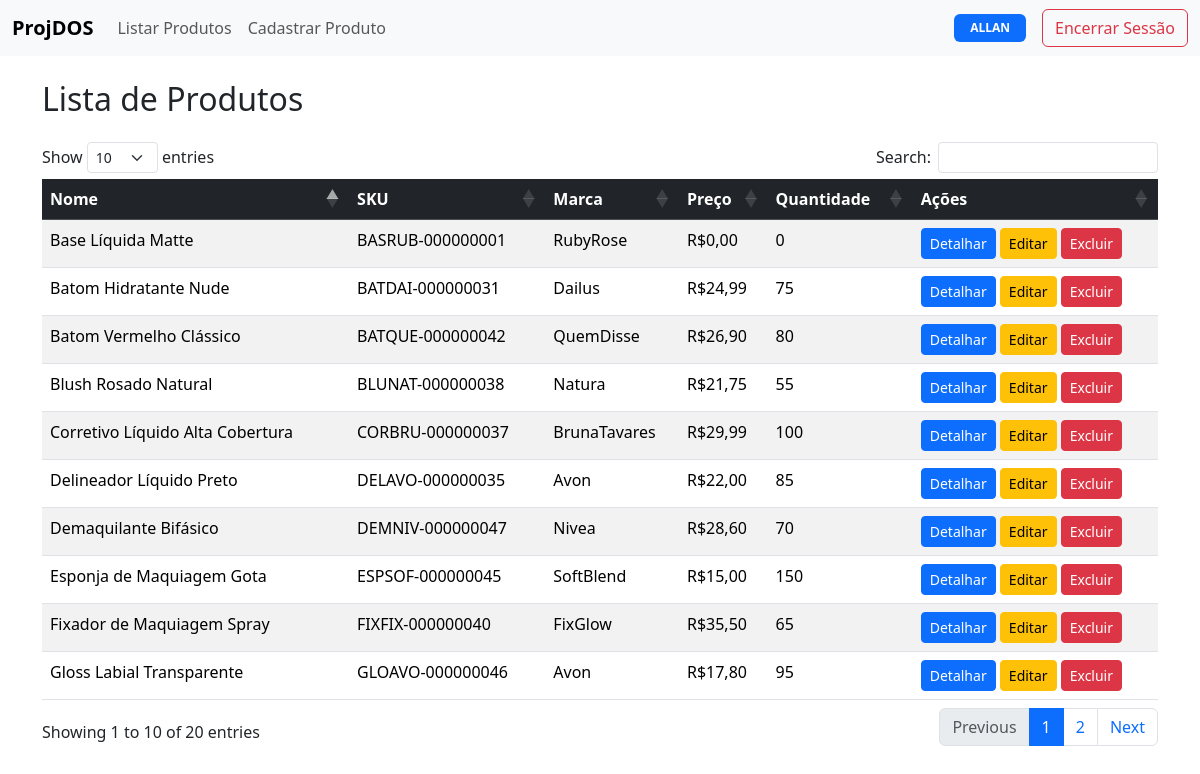
/produtos/ (signed in), run on an earlier commit of the app's database.
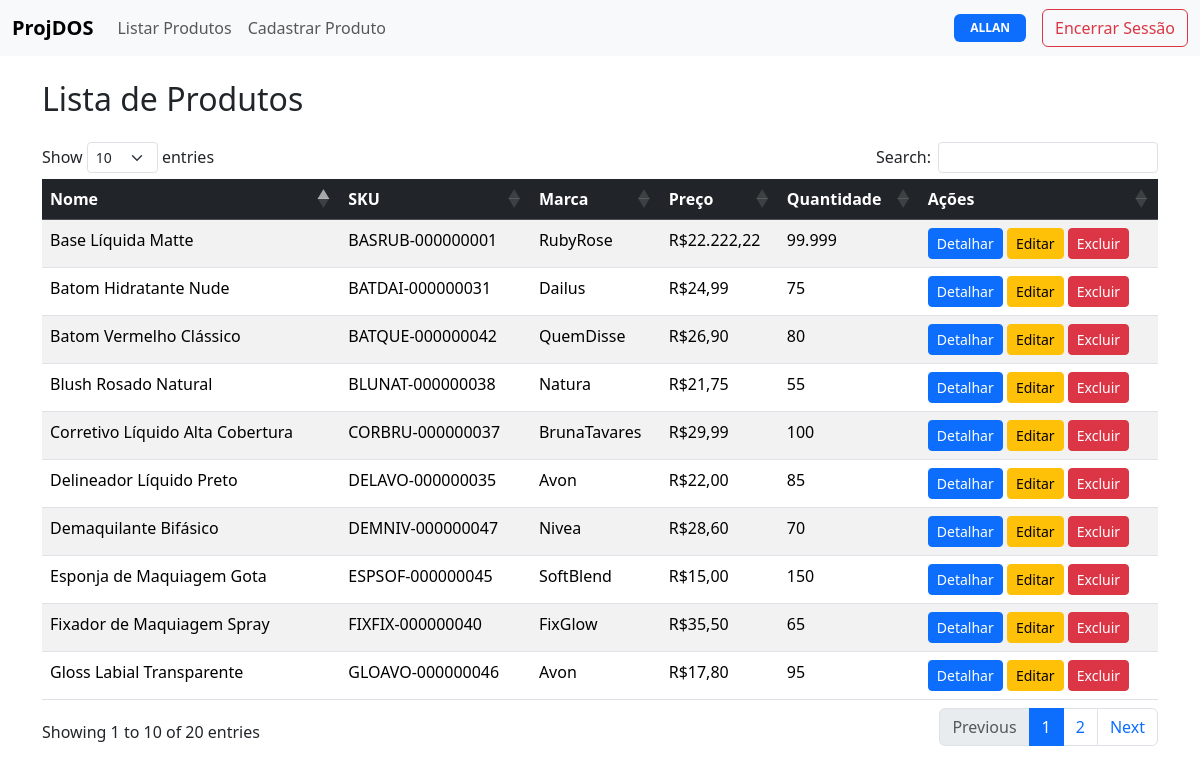
And on a later commit of the database.
### produto/models.py (models this page shows, shortened)
class Produto(models.Model):
    nome = models.CharField(max_length=100)
    descricao = models.TextField(blank=True)
    preco = models.DecimalField(max_digits=10, decimal_places=2)
    saldo_estoque = models.PositiveIntegerField()
    marca = models.CharField(max_length=16, null=False, blank=False)
    sku = models.CharField(max_length=16, unique=True, editable=False)

### produto/views.py (the view)
# urls.py: path('produtos/', views.listar_produtos, name='listar_produtos'),
@login_required(login_url=reverse_lazy('login'))
def listar_produtos(request):
    produtos = Produto.objects.all()
    return render(request, 'produto/listar_produtos.html', {'produtos': produtos})

### produto/templates/produto/listar_produtos.html (shortened to what this page needs)
{% extends 'base.html' %}
{% load l10n %}
{% block content %}
  <h2 class="mb-4">Lista de Produtos</h2>
  <table class="table table-hover table-striped" id="productTable">
    <thead class="table-dark">
      <tr>
        <th>Nome</th>
        <th>SKU</th>
        <th>Marca</th>
        <th>Preço</th>
        <th>Quantidade</th>
        <th>Ações</th>
      </tr>
    </thead>
    <tbody>
      {% for produto in produtos %}
        <tr>
          <td>{{ produto.nome }}</td>
          <td>{{ produto.sku }}</td>
          <td>{{ produto.marca }}</td>
          <td>R${{ produto.preco|floatformat:2|localize }}</td>
          <td>{{ produto.saldo_estoque }}</td>
          <td>
            <button class="btn btn-primary btn-sm" data-bs-toggle="modal" data-bs-target="#modal{{ produto.id }}">Detalhar</button>
            {% if perms.produto.change_produto %}
              <a href="{% url 'editar_produto' produto.id %}" class="btn btn-warning btn-sm">Editar</a>
            {% endif %}
            {% if perms.produto.delete_produto %}
              <button type="button" class="btn btn-danger btn-sm" data-bs-toggle="modal" data-bs-target="#modalExcluir{{ produto.id }}">Excluir</button>
            {% endif %}
          </td>
        </tr>
      {% endfor %}
    </tbody>
  </table>
{% endblock %}

### produto/templates/base.html (shortened to what this page needs)
<!DOCTYPE html>
<html lang="pt-br">
  <head>
    <link href="https://cdn.jsdelivr.net/npm/bootstrap@5.3.6/dist/css/bootstrap.min.css" rel="stylesheet" />
    <link href="https://cdn.datatables.net/1.13.6/css/dataTables.bootstrap5.min.css" rel="stylesheet" />
  </head>
  <body>
    <nav class="navbar navbar-expand-lg bg-body-tertiary mb-4">
      <div class="container-fluid">
        <a class="navbar-brand fw-bold" href="#">ProjDOS</a>
        <div class="collapse navbar-collapse" id="navbarContent">
          <ul class="navbar-nav me-auto mb-2 mb-lg-0">
            <li class="nav-item">
              <a class="nav-link" href="{% url 'listar_produtos' %}">Listar Produtos</a>
            </li>
            <li class="nav-item">
              {% if perms.produto.add_produto %}
                <a class="nav-link" href="{% url 'criar_produto' %}">Cadastrar Produto</a>
              {% endif %}
            </li>
          </ul>
          <div class="d-flex align-items-center ms-auto gap-3">
            <span class="badge text-bg-primary text-uppercase px-3 py-2">{{ user.username }}</span>
            <button type="button" class="btn btn-outline-danger" data-bs-toggle="modal" data-bs-target="#logoutModal">Encerrar Sessão</button>
          </div>
        </div>
      </div>
    </nav>
    <div class="container">
      {% block content %}
      {% endblock %}
    </div>
  </body>
</html>

What changed in the data, as far as the page shows it:
changed Produto "Base Líquida Matte": preco "0,00" → "22.222,22"; saldo_estoque "0" → "99.999"
